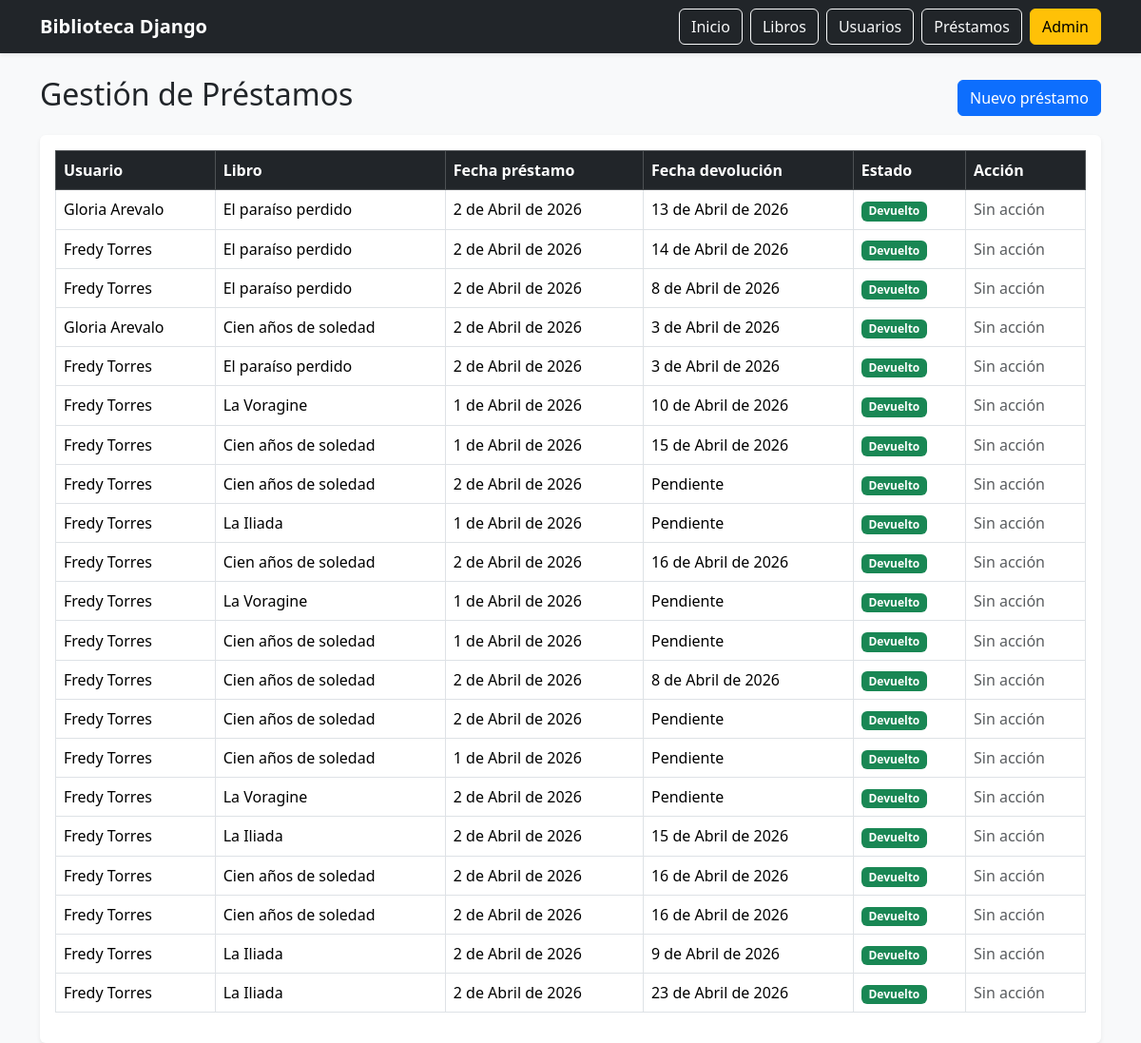
The page /prestamos/ on the database its author committed.
### core/models.py (models this page shows, shortened)
class Prestamo(models.Model):
    usuario = models.ForeignKey(Usuario, on_delete=models.CASCADE, related_name="prestamos")
    libro = models.ForeignKey(Libro, on_delete=models.CASCADE, related_name="prestamos")
    fecha_prestamo = models.DateField(default=timezone.now)
    fecha_devolucion = models.DateField(blank=True, null=True)
    devuelto = models.BooleanField(default=False)
    class Meta:
        ordering = ["-id"]

class Usuario(models.Model):
    nombre = models.CharField(max_length=100)
    correo = models.EmailField(unique=True)
    telefono = models.CharField(max_length=20, blank=True, null=True)
    fecha_registro = models.DateTimeField(default=timezone.now)
    class Meta:
        ordering = ["nombre"]

class Libro(models.Model):
    titulo = models.CharField(max_length=200)
    autor = models.CharField(max_length=100)
    isbn = models.CharField(max_length=20, unique=True)
    editorial = models.CharField(max_length=100, blank=True, null=True)
    anio_publicacion = models.PositiveIntegerField()
    disponible = models.BooleanField(default=True)
    class Meta:
        ordering = ["titulo"]

### core/views.py (the view)
# urls.py: path('prestamos/', views.lista_prestamos, name='lista_prestamos'),
def lista_prestamos(request):
    sincronizar_disponibilidad_libros()
    prestamos = Prestamo.objects.select_related("usuario", "libro").all()
    return render(request, "prestamos/lista.html", {"prestamos": prestamos})

### core/views.py (called while the page is built)
def sincronizar_disponibilidad_libros():
    for libro in Libro.objects.all():
        tiene_prestamo_activo = Prestamo.objects.filter(
            libro=libro,
            devuelto=False
        ).exists()
        libro.disponible = not tiene_prestamo_activo
        libro.save(update_fields=["disponible"])

### templates/prestamos/lista.html
{% extends 'base.html' %}
{% block content %}
<div class="d-flex justify-content-between align-items-center mb-3">
    <h2>Gestión de Préstamos</h2>
    <a href="{% url 'crear_prestamo' %}" class="btn btn-primary">Nuevo préstamo</a>
</div>
<div class="card shadow-sm border-0">
    <div class="card-body">
        <div class="table-responsive">
            <table class="table table-bordered table-hover align-middle">
                <thead class="table-dark">
                    <tr>
                        <th>Usuario</th>
                        <th>Libro</th>
                        <th>Fecha préstamo</th>
                        <th>Fecha devolución</th>
                        <th>Estado</th>
                        <th>Acción</th>
                    </tr>
                </thead>
                <tbody>
                    {% for prestamo in prestamos %}
                    <tr>
                        <td>{{ prestamo.usuario.nombre }}</td>
                        <td>{{ prestamo.libro.titulo }}</td>
                        <td>{{ prestamo.fecha_prestamo }}</td>
                        <td>{{ prestamo.fecha_devolucion|default:"Pendiente" }}</td>
                        <td>
                            {% if prestamo.devuelto %}
                                <span class="badge bg-success">Devuelto</span>
                            {% else %}
                                <span class="badge bg-warning text-dark">Activo</span>
                            {% endif %}
                        </td>
                        <td>
                            {% if not prestamo.devuelto %}
                            <form method="post" action="{% url 'devolver_prestamo' prestamo.id %}">
                                {% csrf_token %}
                                <input type="date" name="fecha_devolucion" class="form-control mb-2" required>
                                <button type="submit" class="btn btn-success btn-sm">Registrar devolución</button>
                            </form>
                            {% else %}
                            <span class="text-muted">Sin acción</span>
                            {% endif %}
                        </td>
                    </tr>
                    {% empty %}
                    <tr>
                        <td colspan="6" class="text-center">No hay préstamos registrados.</td>
                    </tr>
                    {% endfor %}
                </tbody>
            </table>
        </div>
    </div>
</div>
{% endblock %}

### templates/base.html (shortened to what this page needs)
<!DOCTYPE html>
<html lang="es">
<head>
    <link href="https://cdn.jsdelivr.net/npm/bootstrap@5.3.3/dist/css/bootstrap.min.css" rel="stylesheet">
</head>
<body class="bg-light">
    <nav class="navbar navbar-expand-lg navbar-dark bg-dark shadow-sm">
        <div class="container">
            <a class="navbar-brand fw-bold" href="/">Biblioteca Django</a>
            <div class="d-flex flex-wrap gap-2">
                <a class="btn btn-outline-light" href="/">Inicio</a>
                <a class="btn btn-outline-light" href="/libros/">Libros</a>
                <a class="btn btn-outline-light" href="/usuarios/">Usuarios</a>
                <a class="btn btn-outline-light" href="/prestamos/">Préstamos</a>
                <a class="btn btn-warning" href="/admin/" target="_blank">Admin</a>
            </div>
        </div>
    </nav>
    <div class="container mt-4">
        {% block content %}
        {% endblock %}
    </div>
</body>
</html>

### rows shown on the page
Prestamo: usuario.nombre "Gloria Arevalo", libro.titulo "El paraíso perdido", fecha_prestamo "2 de Abril de 2026", fecha_devolucion "13 de Abril de 2026", devuelto "Devuelto"
Prestamo: usuario.nombre "Fredy Torres", libro.titulo "El paraíso perdido", fecha_prestamo "2 de Abril de 2026", fecha_devolucion "14 de Abril de 2026", devuelto "Devuelto"
Prestamo: usuario.nombre "Fredy Torres", libro.titulo "El paraíso perdido", fecha_prestamo "2 de Abril de 2026", fecha_devolucion "8 de Abril de 2026", devuelto "Devuelto"
Prestamo: usuario.nombre "Gloria Arevalo", libro.titulo "Cien años de soledad", fecha_prestamo "2 de Abril de 2026", fecha_devolucion "3 de Abril de 2026", devuelto "Devuelto"
Prestamo: usuario.nombre "Fredy Torres", libro.titulo "El paraíso perdido", fecha_prestamo "2 de Abril de 2026", fecha_devolucion "3 de Abril de 2026", devuelto "Devuelto"
Prestamo: usuario.nombre "Fredy Torres", libro.titulo "La Voragine", fecha_prestamo "1 de Abril de 2026", fecha_devolucion "10 de Abril de 2026", devuelto "Devuelto"
Prestamo: usuario.nombre "Fredy Torres", libro.titulo "Cien años de soledad", fecha_prestamo "1 de Abril de 2026", fecha_devolucion "15 de Abril de 2026", devuelto "Devuelto"
Prestamo: usuario.nombre "Fredy Torres", libro.titulo "Cien años de soledad", fecha_prestamo "2 de Abril de 2026", fecha_devolucion "Pendiente", devuelto "Devuelto"
Prestamo: usuario.nombre "Fredy Torres", libro.titulo "La Iliada", fecha_prestamo "1 de Abril de 2026", fecha_devolucion "Pendiente", devuelto "Devuelto"
Prestamo: usuario.nombre "Fredy Torres", libro.titulo "Cien años de soledad", fecha_prestamo "2 de Abril de 2026", fecha_devolucion "16 de Abril de 2026", devuelto "Devuelto"
Prestamo: usuario.nombre "Fredy Torres", libro.titulo "La Voragine", fecha_prestamo "1 de Abril de 2026", fecha_devolucion "Pendiente", devuelto "Devuelto"
Prestamo: usuario.nombre "Fredy Torres", libro.titulo "Cien años de soledad", fecha_prestamo "1 de Abril de 2026", fecha_devolucion "Pendiente", devuelto "Devuelto"
Prestamo: usuario.nombre "Fredy Torres", libro.titulo "Cien años de soledad", fecha_prestamo "2 de Abril de 2026", fecha_devolucion "8 de Abril de 2026", devuelto "Devuelto"
Prestamo: usuario.nombre "Fredy Torres", libro.titulo "Cien años de soledad", fecha_prestamo "2 de Abril de 2026", fecha_devolucion "Pendiente", devuelto "Devuelto"
Prestamo: usuario.nombre "Fredy Torres", libro.titulo "Cien años de soledad", fecha_prestamo "1 de Abril de 2026", fecha_devolucion "Pendiente", devuelto "Devuelto"
Prestamo: usuario.nombre "Fredy Torres", libro.titulo "La Voragine", fecha_prestamo "2 de Abril de 2026", fecha_devolucion "Pendiente", devuelto "Devuelto"
Prestamo: usuario.nombre "Fredy Torres", libro.titulo "La Iliada", fecha_prestamo "2 de Abril de 2026", fecha_devolucion "15 de Abril de 2026", devuelto "Devuelto"
Prestamo: usuario.nombre "Fredy Torres", libro.titulo "Cien años de soledad", fecha_prestamo "2 de Abril de 2026", fecha_devolucion "16 de Abril de 2026", devuelto "Devuelto"
Prestamo: usuario.nombre "Fredy Torres", libro.titulo "Cien años de soledad", fecha_prestamo "2 de Abril de 2026", fecha_devolucion "16 de Abril de 2026", devuelto "Devuelto"
Prestamo: usuario.nombre "Fredy Torres", libro.titulo "La Iliada", fecha_prestamo "2 de Abril de 2026", fecha_devolucion "9 de Abril de 2026", devuelto "Devuelto"
Prestamo: usuario.nombre "Fredy Torres", libro.titulo "La Iliada", fecha_prestamo "2 de Abril de 2026", fecha_devolucion "23 de Abril de 2026", devuelto "Devuelto"
